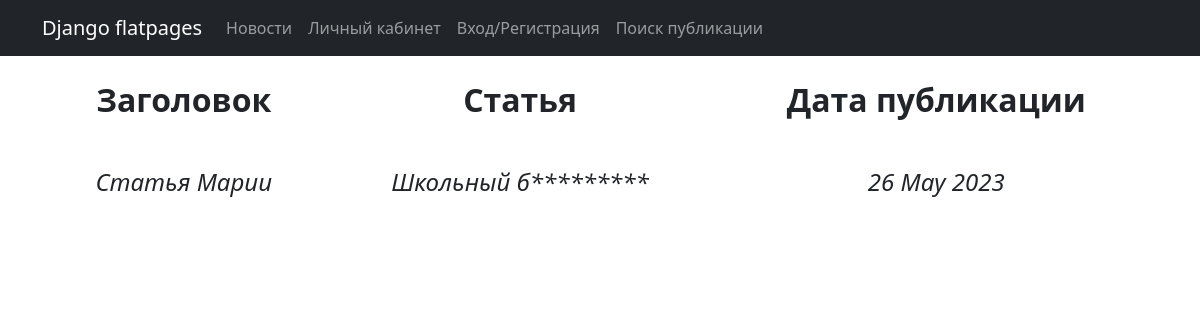
/2, run on an earlier commit of the app's database.
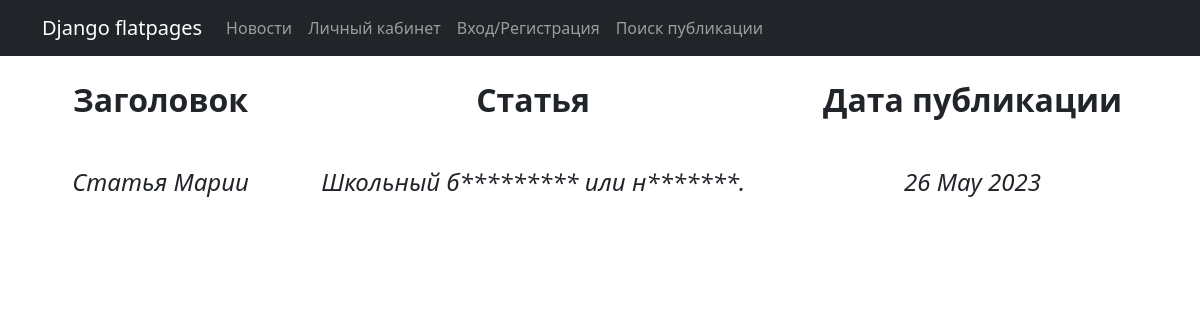
And on a later commit of the database.
### News/models.py (models this page shows, shortened)
class Post(models.Model):
    objects = None
    author = models.ForeignKey(Author, on_delete=models.CASCADE)
    category = models.CharField(max_length=20, choices=CATEGORY_NEWS, default=ARTICLE)
    datetime = models.DateTimeField(auto_now_add=True)
    dopCategory = models.ManyToManyField(Category, through='PostCategory')
    heading = models.CharField(max_length=128)
    text = models.TextField()
    rating = models.SmallIntegerField(default=0)

### News/views.py (the view)
# urls.py: path('<int:pk>', PostDetail.as_view(), name='post_detail'),
class PostDetail(DetailView):
    model = Post
    template_name = 'newsone.html'
    context_object_name = 'newsone'

### News/templatetags/custom_filters.py (called while the page is built)
@register.filter(name='censor')
def censor(value):
    for word in bad_words:
        value = value.replace(word, word[0:1] + '*' * len(word))
    return value

### templates/newsone.html (shortened to what this page needs)
{% extends 'flatpages/default.html' %}
{% load custom_filters %}
{% block content %}
    {% if newsone %}
        <table align="center" cellpadding="20" width="100%">
            <tr>
                <td><strong><font size="6">Заголовок</font></strong></td>
                <td><strong><font size="6">Статья</font></strong></td>
                <td><strong><font size="6">Дата публикации</font></strong></td>
            </tr>
            <tr>
                <td><font size="5"><em>{{ newsone.heading|censor }}</em></font></td>
                <td><font size="5"><em>{{ newsone.text|censor}}</em></font></td>
                <td><font size="5"><em>{{ newsone.datetime|date:'d M Y' }}</em></font></td>
            </tr>
        </table>
    {% endif %}
{% endblock content %}

What changed in the data, as far as the page shows it:
changed Post "Статья Марии": text|censor "Школьный б*********" → "Школьный б********* или н*******."
